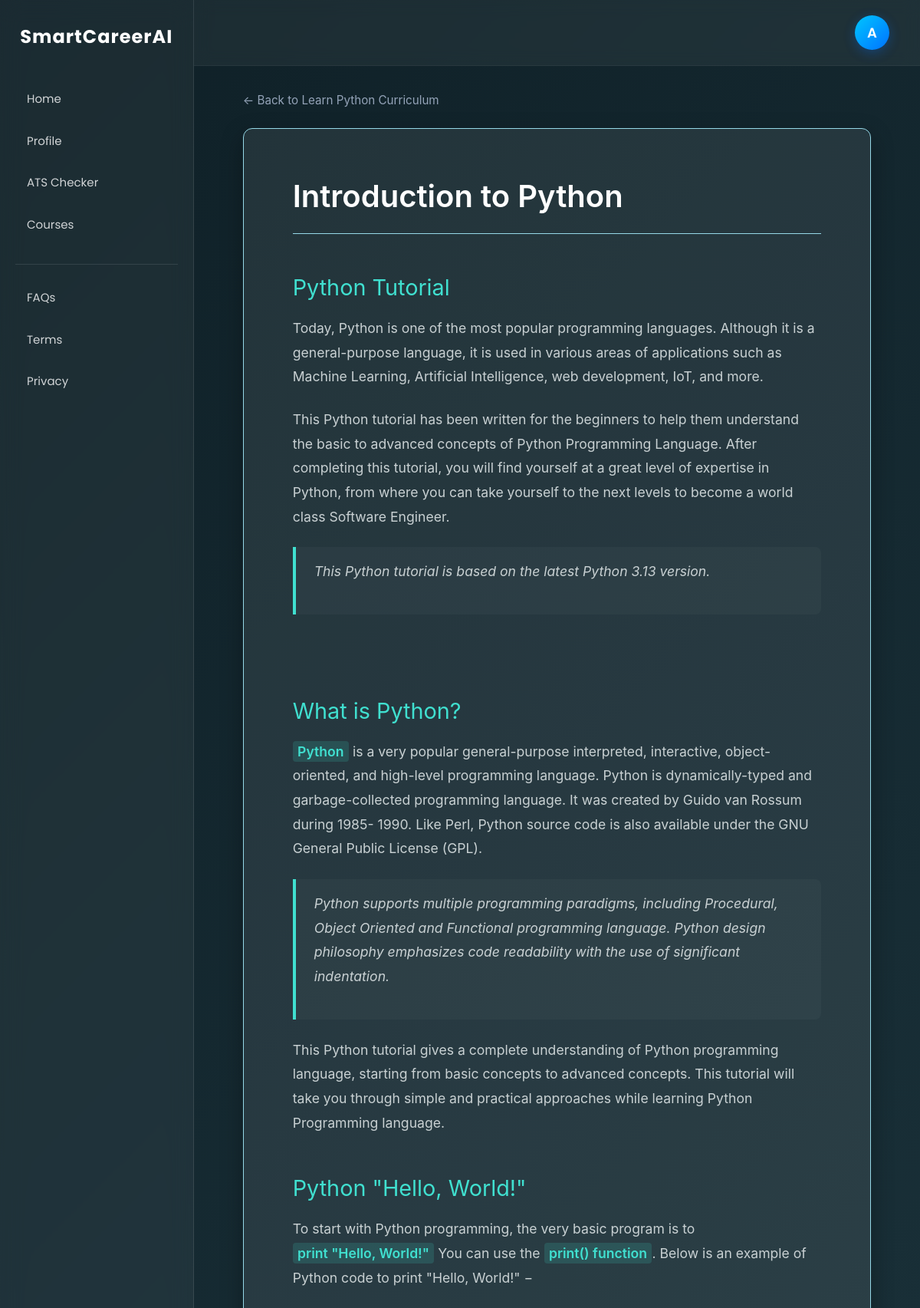
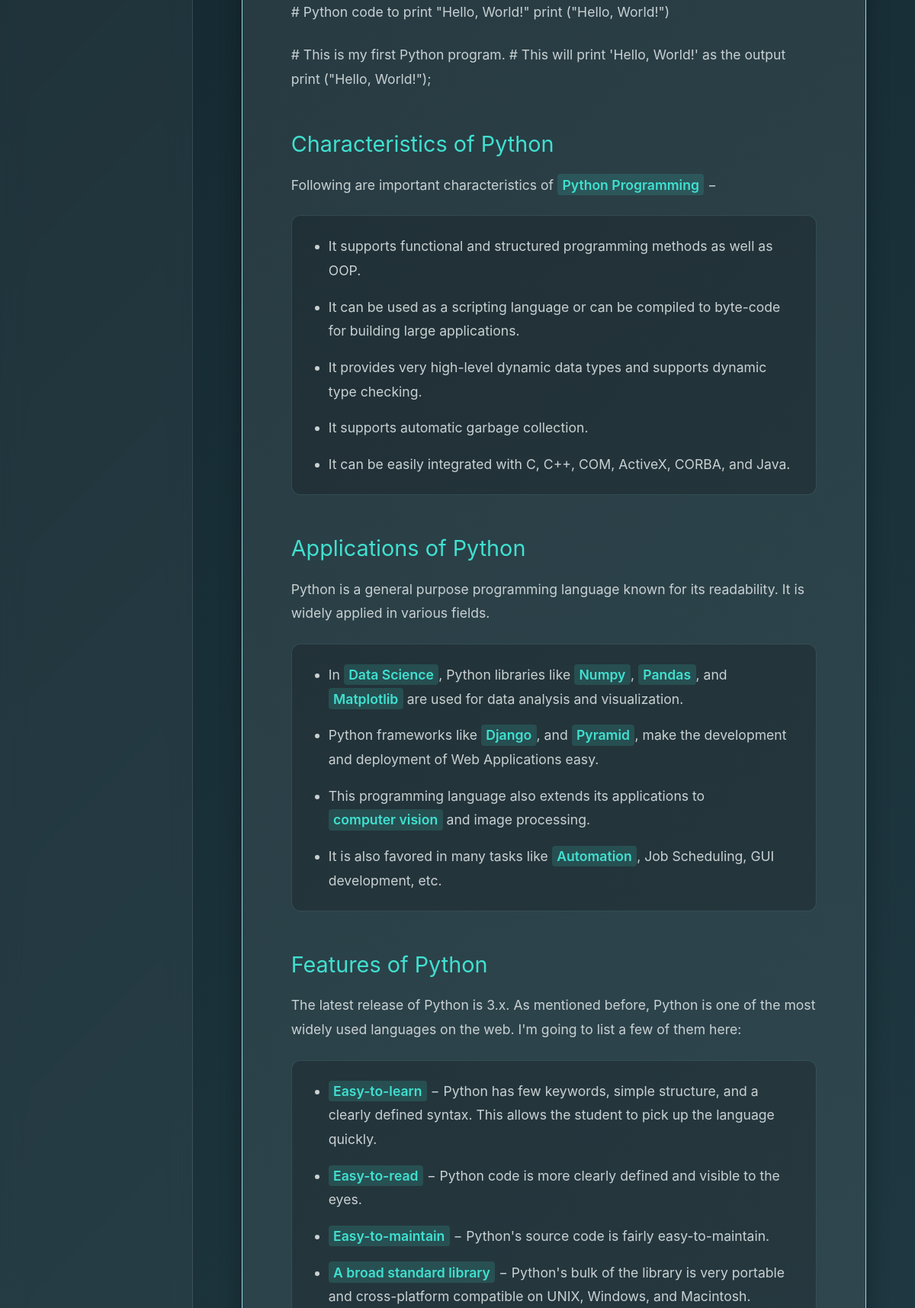
Page /user/courses/3/read?chapter_id=6 (signed in, upper part) on the committed database (2 pictures, top to bottom).
### model.py (models this page shows)
class User(db.Model):
    __tablename__ = 'users'
    id = db.Column(db.Integer, primary_key=True)
    name = db.Column(db.String(150), unique=True, nullable=False)
    email = db.Column(db.String(150), unique=True, nullable=True)
    password = db.Column(db.String(200), nullable=False)
    mobile = db.Column(db.String(20), nullable=True)  # Changed from role to mobile
    resume = db.Column(db.String(500), nullable=True)
    profile_pic = db.Column(db.String(500), nullable=True)  # Already exists
    profile = db.relationship('Profile', backref='user', uselist=False)

class Course(db.Model):
    __tablename__ = 'courses'
    id = db.Column(db.Integer, primary_key=True)
    title = db.Column(db.String(200), nullable=False)
    slug = db.Column(db.String(200), nullable=False)
    description = db.Column(db.Text, nullable=True)

### tables this page shows
CREATE TABLE chapters (
            id INTEGER PRIMARY KEY AUTOINCREMENT,
            course_id INTEGER NOT NULL,
            title TEXT NOT NULL,
            position INTEGER NOT NULL,
            content TEXT,
            require_pass BOOLEAN DEFAULT 0,
            is_premium BOOLEAN DEFAULT 0,
            download_label TEXT,
            download_file TEXT,
            practice_set TEXT,
            FOREIGN KEY (course_id) REFERENCES courses(id) ON DELETE CASCADE
        );

### app.py (the view)
@app.route("/user/courses/<int:course_id>/read")
def lesson_course(course_id):
    if "user" not in session:
        return redirect(url_for("login"))
    db = get_db()
    user_identifier = session['user']
    current_user = db.execute("SELECT * FROM users WHERE LOWER(name) = LOWER(?)", (user_identifier,)).fetchone()
    if not current_user:
        session.clear()
        return redirect(url_for("login"))
    course = db.execute("SELECT * FROM courses WHERE id = ?", (course_id,)).fetchone()
    if not course:
        flash("Course not found.", "error")
        return redirect(url_for("user_courses"))
    chapters = db.execute("SELECT * FROM chapters WHERE course_id = ? ORDER BY position ASC", (course_id,)).fetchall()
    progress_records = db.execute("SELECT chapter_id, status FROM user_progress WHERE user_id = ?", (current_user['id'],)).fetchall()
    progress_dict = {row['chapter_id']: row['status'] for row in progress_records}
    requested_chapter_id = request.args.get('chapter_id', type=int)
    if not requested_chapter_id:
        return render_template("view_course.html",
                               course=course,
                               chapters=chapters,
                               current_user=current_user,
                               progress_dict=progress_dict)
    else:
        current_chapter = next((c for c in chapters if c['id'] == requested_chapter_id), None)
        if not current_chapter:
            flash("Chapter not found.", "error")
            return redirect(url_for("lesson_course", course_id=course['id']))
        existing_progress = db.execute("SELECT id, status FROM user_progress WHERE user_id = ? AND chapter_id = ?", (current_user['id'], current_chapter['id'])).fetchone()
        if not existing_progress:
            db.execute("INSERT INTO user_progress (user_id, chapter_id, status) VALUES (?, ?, 'completed')", (current_user['id'], current_chapter['id']))
            db.commit()
        elif existing_progress['status'] != 'completed':
            db.execute("UPDATE user_progress SET status = 'completed' WHERE id = ?", (existing_progress['id'],))
            db.commit()
        progress_dict[current_chapter['id']] = 'completed'
        raw_questions = db.execute("SELECT * FROM quiz_questions WHERE chapter_id = ?", (current_chapter['id'],)).fetchall()
        quiz_questions = []
        for row in raw_questions:
            q_dict = dict(row)
            options = [q_dict['correct_answer'], q_dict['wrong_1'], q_dict['wrong_2'], q_dict['wrong_3']]
            random.shuffle(options)
            q_dict['options'] = options
            quiz_questions.append(q_dict)
        return render_template("lesson_course.html",
                               course=course,
                               chapters=chapters,
                               current_chapter=current_chapter,
                               quiz_questions=quiz_questions,
                               current_user=current_user,
                               progress_dict=progress_dict)

### app.py (called while the page is built)
def get_db():
    db = getattr(g, '_database', None)
    if db is None:
        db = g._database = sqlite3.connect("database.db")
        db.row_factory = sqlite3.Row  # Allows accessing columns by name
    return db

@app.teardown_appcontext
def close_connection(exception):
    db = getattr(g, '_database', None)
    if db is not None:
        db.close()

### templates/lesson_course.html (shortened to what this page needs)
{% extends "base.html" %}
{% block content %}
<div class="focused-learning-layout">
    <div class="back-nav">
        <a href="{{ url_for('lesson_course', course_id=course.id) }}" class="back-link">
            ← Back to {{ course.title }} Curriculum
        </a>
    </div>
    <main class="course-main-card">
        {% if current_chapter %}
            <div class="chapter-header">
                <h1 class="chapter-title">{{ current_chapter.title }}</h1>
            </div>
            <div class="markdown-content">
                {{ current_chapter.content | safe }}
            </div>
        {% endif %}
    </main>
</div>
{% endblock %}

### templates/base.html (shortened to what this page needs)
<!DOCTYPE html>
<html lang="en">
<head>
    <script src="https://cdn.tailwindcss.com"></script>
    <link rel="stylesheet" href="https://cdnjs.cloudflare.com/ajax/libs/font-awesome/6.5.1/css/all.min.css">
</head>
<body>
<nav class="left-sidebar" id="leftSidebar">
    <div class="logo"><b>SmartCareerAI</b></div>
    <a href="{{ url_for('dashboard') }}">Home</a>
    <a href="{{ url_for('profile') }}">Profile</a>
    <a href="{{ url_for('ats') }}">ATS Checker</a>
    <a href="{{ url_for('user_courses') }}">Courses</a>
    <div class="sidebar-divider"></div>
    <a href="{{ url_for('faq') }}">FAQs</a>
    <a href="{{ url_for('terms') }}">Terms</a>
    <a href="{{ url_for('privacy') }}">Privacy</a>
</nav>
<div class="main-wrapper">
    <header class="header">
        <div class="profile-circle" onclick="toggleProfileSidebar()">
            {% if current_user.profile_pic %}
                <img src="{{ current_user.profile_pic }}" alt="Profile" style="width:100%; height:100%; object-fit:cover;">
            {% else %}
                {{ current_user.name[0] | upper if current_user.name else 'U' }}
            {% endif %}
        </div>
    </header>
    <div class="content-wrapper">
        {% block content %}{% endblock %}
    </div>
</div>
</body>
</html>

### templates/base.html (style rules this page uses)
body { margin: 0; font-family: 'Poppins', sans-serif; background: linear-gradient(135deg, #0f2027, #203a43, #2c5364); color: white; display: flex; height: 100vh; overflow: hidden; }
.left-sidebar { width: 260px; background: rgba(255, 255, 255, 0.05); backdrop-filter: blur(15px); border-right: 1px solid rgba(255, 255, 255, 0.1); display: flex; flex-direction: column; padding: 30px 20px; box-sizing: border-box; z-index: 1001; transition: left 0.3s ease; }
.left-sidebar .logo { font-size: 24px; margin-bottom: 40px; text-align: center; letter-spacing: 1px; }
.left-sidebar a { color: rgba(255, 255, 255, 0.8); text-decoration: none; padding: 12px 15px; margin-bottom: 8px; border-radius: 10px; transition: 0.3s; display: flex; align-items: center; font-size: 15px; }
.sidebar-divider { height: 1px; background: rgba(255, 255, 255, 0.1); margin: 20px 0; }
.main-wrapper { flex-grow: 1; display: flex; flex-direction: column; position: relative; overflow-y: auto; overflow-x: hidden; }
.header { display: flex; justify-content: space-between; align-items: center; padding: 20px 40px; background: transparent; position: sticky; top: 0; z-index: 990; background: rgba(255, 255, 255, 0.05); backdrop-filter: blur(10px); border-bottom: 1px solid rgba(255, 255, 255, 0.05); }
.profile-circle { width: 45px; height: 45px; border-radius: 50%; background: linear-gradient(135deg, #00c6ff, #0072ff); color: white; display: flex; justify-content: center; align-items: center; font-weight: 600; font-size: 18px; cursor: pointer; margin-left: auto; box-shadow: 0 4px 15px rgba(0, 114, 255, 0.3); transition: 0.3s; overflow: hidden; flex-shrink: 0; }
.content-wrapper { padding: 0 40px 40px 40px; }

### templates/lesson_course.html (style rules this page uses)
:root { --body-bg:rgba(255, 255, 255, 0.03); --card-bg:rgba(255, 255, 255, 0.08); --accent-teal: #40e0d0; --text-silver: #c9d1d3; --text-white: #ffffff; --border-color: #96d9e8; }
body { background-color: var(--body-bg) !important; }
.focused-learning-layout { max-width: 900px; margin: 2rem auto; padding: 0 1.5rem; color: var(--text-silver); font-family: 'Inter', system-ui, sans-serif; }
.back-nav { margin-bottom: 1.5rem; }
.back-link { color: #94a3b8; text-decoration: none; font-size: 0.95rem; display: inline-flex; align-items: center; gap: 0.5rem; transition: color 0.2s; }
.course-main-card { background-color: var(--card-bg); border: 1px solid var(--border-color); border-radius: 12px; padding: 4rem; box-shadow: 0 10px 30px rgba(0, 0, 0, 0.3); }
.chapter-header { margin-bottom: 2.5rem; padding-bottom: 1.5rem; border-bottom: 1px solid var(--border-color); }
.chapter-title { font-size: 2.5rem; font-weight: 600; color: var(--text-white); margin: 0; line-height: 1.2; }
.markdown-content { font-size: 1.1rem; }
.markdown-content h2 { color: var(--accent-teal); margin-top: 3rem; margin-bottom: 1rem; font-size: 1.8rem; }
.markdown-content p { line-height: 1.8; color: var(--text-silver); margin-bottom: 1.5rem; }
.markdown-content ul { list-style-type: disc !important; background-color: rgba(0, 0, 0, 0.2); padding: 1.5rem 1.5rem 1.5rem 3rem !important; border-radius: 12px; border: 1px solid rgba(150, 217, 232, 0.15); margin-bottom: 2rem; color: var(--text-silver); }
.markdown-content li { display: list-item !important; margin-bottom: 1rem; line-height: 1.8; }
.markdown-content li:last-child { margin-bottom: 0; }
.markdown-content strong, .markdown-content b { background-color: rgba(64, 224, 208, 0.15) !important; padding: 0.2rem 0.4rem; border-radius: 0.25rem; color: var(--accent-teal) !important; font-weight: 600; display: inline-block; line-height: 1.2; }
.markdown-content blockquote { border-left: 4px solid var(--accent-teal); background-color: rgba(255, 255, 255, 0.03); margin: 0 0 1.5rem 0; padding: 1rem 1.5rem; font-style: italic; color: var(--text-silver); border-radius: 0 8px 8px 0; }

### rows in the picture
User: name "A"
Course: title "Learn Python"
chapters: title "Introduction to Python", content "Python Tutorial Today, Python is one of the most popular programming languages. Although it is a general-purpose language, it is used in various areas of applications such as Machine Learning, Artificial Intelligence, web development, IoT, and more. This Python tutorial has been written for the beginners to help them understand the basic to advanced concepts of Python Programming Language. After completing this tutorial, you will find yourself at a great level of expertise in Python, from where you can take yourself to the next levels to become a world class Software Engineer. This Python tutorial is based on the latest Python 3.13 version. What is Python? Python is a very popular…"
